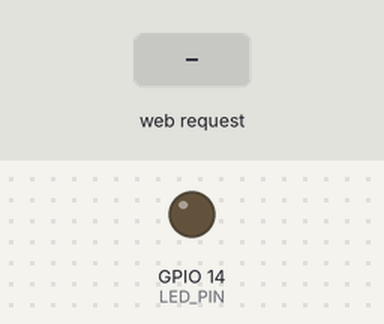
Bench run of a sketch on a simulated ESP8266 (NodeMCU). Shown: output pins drawn as LEDs (lit = HIGH). Inputs (shaded band) come from the test bench. WiFi joins after 1.5 s; servers stay silent unless stated; EEPROM starts erased; what the sketch prints to the serial monitor is not drawn. At 4.8 s the program restarts the board; the recording ends there.

Above: at 1.2 s.
1.3 s: HTTP request GET /submit received
At 3.8 s:
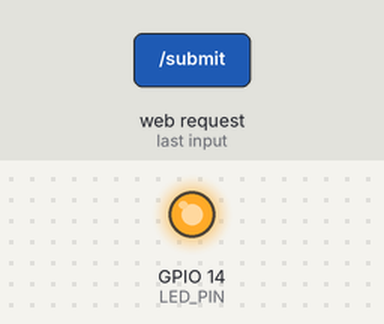
Timing chart, 0 to 4.8 s (numbered marks = the images above; inputs shaded):
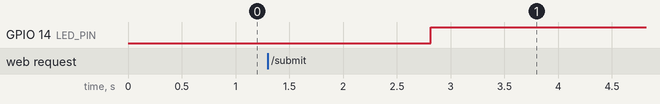

The sketch:

EEPROM_APMode.ino
```cpp
#include <ESP8266WiFi.h>
#include <EEPROM.h>
#include <ESP8266WebServer.h>

// Define the EEPROM addresses for each parameter
const int WIFI_SSID_ADDR = 0;
const int WIFI_PASS_ADDR = 32;
const int DEVICE_ID_ADDR = 64;
const int LED_STATUS_ADDR = 96;

// Define the maximum size for each parameter
const int MAX_SSID_SIZE = 32;
const int MAX_PASS_SIZE = 32;
const int MAX_DEVICE_ID_SIZE = 32;

// Define the default values for the parameters
const String DEFAULT_SSID = "default_ssid";
const String DEFAULT_PASS = "default_pass";
const String DEFAULT_DEVICE_ID = "default_device_id";
const bool DEFAULT_LED_STATUS = false; // LED is OFF by default

// Server name
const char* serverName = "chira_ssgkm";

// Access Point details
const char* ssidAP = serverName;
const char* passwordAP = "";

// Create an instance of the server
ESP8266WebServer server(80);

// Variables to store the current configuration
String ssid, pass, deviceID;
bool ledStatus;

// LED pin configuration
const int LED_PIN = 14; // GPIO D5 on ESP8266

// Wi-Fi connection timeout in milliseconds
const int WIFI_TIMEOUT = 15000; // 15 seconds

// ----- Part 1: Setup -----

void setup() {
  Serial.begin(115200);
  EEPROM.begin(512);
  pinMode(LED_PIN, OUTPUT);

  // Read the configuration from EEPROM
  ssid = readStringFromEEPROM(WIFI_SSID_ADDR, MAX_SSID_SIZE);
  pass = readStringFromEEPROM(WIFI_PASS_ADDR, MAX_PASS_SIZE);
  deviceID = readStringFromEEPROM(DEVICE_ID_ADDR, MAX_DEVICE_ID_SIZE);
  ledStatus = EEPROM.read(LED_STATUS_ADDR) == 1 ? true : false; // 1 means LED is ON

  // Always start in AP mode
  startAPMode();
}

// ----- Part 2: Main Loop -----

void loop() {
  server.handleClient();

  // Check if in AP mode and toggle LED after a second
  if (WiFi.getMode() == WIFI_AP) {
    static unsigned long previousMillis = 0;
    unsigned long currentMillis = millis();
    if (currentMillis - previousMillis >= 1000) {
      previousMillis = currentMillis;
      ledStatus = !ledStatus; // Toggle LED status
      applyLEDStatus(ledStatus);
    }
  }
}

// ----- Part 3: Access Point Mode -----

void startAPMode() {
  WiFi.mode(WIFI_AP);
  WiFi.softAP(ssidAP, passwordAP);
  Serial.print("AP Mode. Connect to '");
  Serial.print(ssidAP);
  Serial.println("' and visit http://192.168.4.1 to configure");
  createWebServer();
  server.begin();
}

void createWebServer() {
  // Serve the main page
  server.on("/", [] {
    server.send(200, "text/html", getMainPage());
  });

  // Handle the form submission
  server.on("/submit", [] {
    ssid = server.arg("ssid");
    pass = server.arg("password");
    deviceID = server.arg("deviceid");
    ledStatus = server.arg("ledstatus") == "on" ? true : false;

    // Save the new configuration to EEPROM
    writeStringToEEPROM(WIFI_SSID_ADDR, ssid, MAX_SSID_SIZE);
    writeStringToEEPROM(WIFI_PASS_ADDR, pass, MAX_PASS_SIZE);
    writeStringToEEPROM(DEVICE_ID_ADDR, deviceID, MAX_DEVICE_ID_SIZE);
    EEPROM.write(LED_STATUS_ADDR, ledStatus ? 1 : 0); // 1 means LED is ON
    EEPROM.commit();

    // Try to connect to the Wi-Fi network
    connectToWiFi();

    // Apply the LED status and restart
    applyLEDStatus(ledStatus);
    server.send(200, "text/html", "<p>Configuration saved. The device will now restart.</p>");
    delay(2000);
    ESP.restart();
  });
}

// ----- Part 4: Web Interface -----

String getMainPage() {
  String page = "<html><head><title>ESP8266 Configuration</title></head><body>";
  page += "<h1>ESP8266 Configuration</h1>";
  page += "<form action='/submit' method='POST'>";
  page += "SSID: <input type='text' name='ssid' value='" + ssid + "'><br>";
  page += "Password: <input type='password' name='password' value='" + pass + "'><br>";
  page += "Device ID: <input type='text' name='deviceid' value='" + deviceID + "'><br>";
  page += "LED Status: <select name='ledstatus'>";
  page += "<option value='off'" + String(ledStatus ? "" : " selected") + ">Off</option>";
  page += "<option value='on'" + String(ledStatus ? " selected" : "") + ">On</option>";
  page += "</select><br>";
  page += "<input type='submit' value='Save'>";
  page += "</form></body></html>";
  return page;
}

// ----- Part 5: Helper Functions -----

void connectToWiFi() {
  WiFi.mode(WIFI_STA);
  WiFi.begin(ssid.c_str(), pass.c_str());
  Serial.print("Connecting to Wi-Fi");
  unsigned long startAttemptTime = millis();
  while (WiFi.status() != WL_CONNECTED && millis() - startAttemptTime < WIFI_TIMEOUT) {
    delay(500);
    Serial.print(".");
  }
  if (WiFi.status() == WL_CONNECTED) {
    Serial.println("\nConnected to Wi-Fi");
    applyLEDStatus(true); // Turn on the LED when connected
  } else {
    Serial.println("\nFailed to connect within the timeout period, remaining in AP mode");
    startAPMode(); // Stay in AP mode if failed to connect
  }
}

void applyLEDStatus(bool status) {
  // Invert the status because LOW turns the LED on and HIGH turns it off
  digitalWrite(LED_PIN, status ? LOW : HIGH);
}

String readStringFromEEPROM(int startAddr, int maxSize) {
  String result;
  for (int i = startAddr; i < startAddr + maxSize; i++) {
    char c = EEPROM.read(i);
    if (c == 0 || c == 255) {
      break;
    }
    result += c;
  }
  return result;
}

void writeStringToEEPROM(int startAddr, String stringToWrite, int maxSize) {
  for (int i = 0; i < maxSize; i++) {
    if (i < stringToWrite.length()) {
      EEPROM.write(startAddr + i, stringToWrite[i]);
    } else {
      // Write null character to remaining positions
      EEPROM.write(startAddr + i, 0);
    }
  }
}
```
